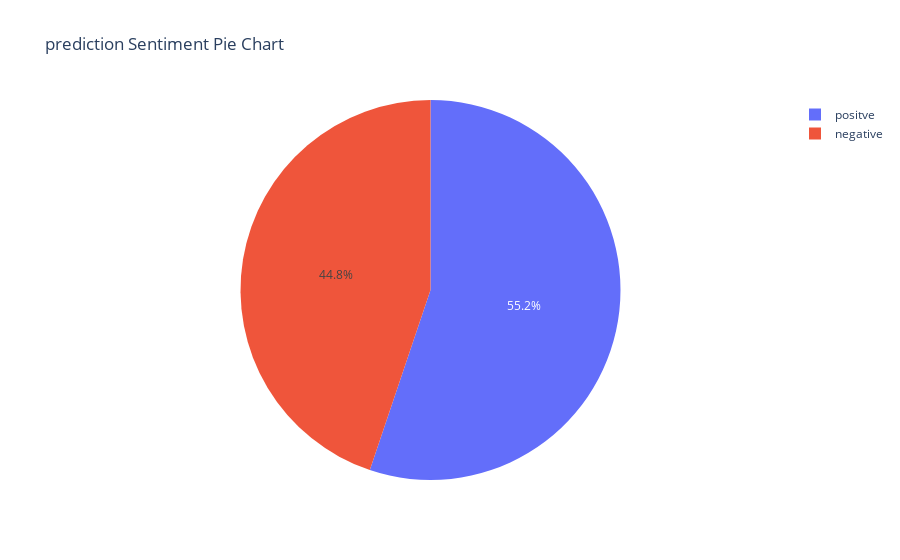

Source (notebook cell):
### Markdown cell above
# Results Visualization

### Code cell
pre_counter = dict(Counter(pred_y))
print(pre_counter)
pre_counter['positve'] = pre_counter[1]
pre_counter['negative'] = pre_counter[0]
del pre_counter[0]
del pre_counter[1]
data_list = [{'sentiment': key, 'count': value} for key, value in pre_counter.items()]
fig = px.pie(data_list, values='count', names='sentiment', title='prediction Sentiment Pie Chart')
fig.show()

### Figure 1 — Plotly figure (JSON) as saved in the notebook; plotly's stock layout.template omitted (floating-point values rounded to 4 significant figures)
{"data": [{"domain": {"x": [0, 1], "y": [0, 1]}, "hovertemplate": "sentiment=%{label}<br>count=%{value}<extra></extra>", "labels": ["positve", "negative"], "legendgroup": "", "name": "", "showlegend": true, "type": "pie", "values": [2960, 2405]}], "layout": {"legend": {"tracegroupgap": 0}, "title": {"text": "prediction Sentiment Pie Chart"}}}
